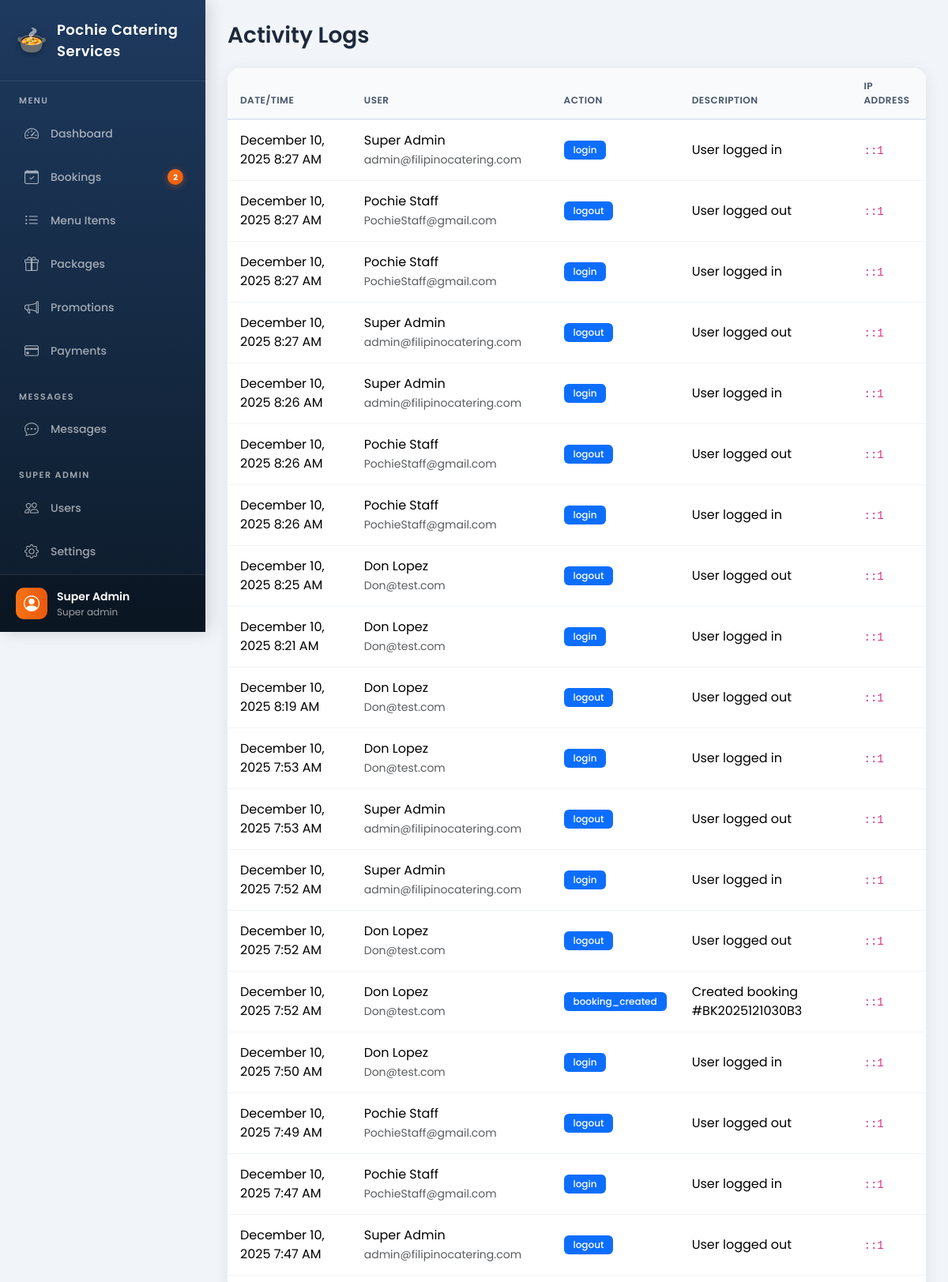
Page /admin/activity-logs.php (signed in, upper part) on the committed database.
### tables this page shows
CREATE TABLE `activity_logs` (
  `id` int(11) NOT NULL,
  `user_id` int(11) DEFAULT NULL,
  `action` varchar(255) DEFAULT NULL,
  `description` text DEFAULT NULL,
  `ip_address` varchar(45) DEFAULT NULL,
  `created_at` timestamp NOT NULL DEFAULT current_timestamp()
);

CREATE TABLE `users` (
  `id` int(11) NOT NULL,
  `email` varchar(100) NOT NULL,
  `password` varchar(255) NOT NULL,
  `first_name` varchar(50) NOT NULL,
  `last_name` varchar(50) NOT NULL,
  `phone` varchar(20) DEFAULT NULL,
  `address` text DEFAULT NULL,
  `role` enum('customer','staff','admin','super_admin') DEFAULT 'customer',
  `profile_image` varchar(255) DEFAULT NULL,
  `is_active` tinyint(1) DEFAULT 1,
  `created_at` timestamp NOT NULL DEFAULT current_timestamp(),
  `updated_at` timestamp NOT NULL DEFAULT current_timestamp() ON UPDATE current_timestamp(),
  `email_verified` tinyint(1) DEFAULT 0
);

### config/functions.php (called while the page is built, shortened)
<?php
function formatDateTime($datetime) {
    return date('F j, Y g:i A', strtotime($datetime));
}
?>

### admin/activity-logs.php (the view, shortened to what this page needs)
<?php
require_once '../config/functions.php';
$logs = $conn->query("SELECT al.*, u.first_name, u.last_name, u.email
                      FROM activity_logs al
                      LEFT JOIN users u ON al.user_id = u.id
                      ORDER BY al.created_at DESC LIMIT 100");
?>
<!DOCTYPE html>
<html lang="en">
<head>
    <link href="https://cdn.jsdelivr.net/npm/bootstrap@5.3.2/dist/css/bootstrap.min.css" rel="stylesheet">
    <link href="https://cdn.jsdelivr.net/npm/bootstrap-icons@1.11.1/font/bootstrap-icons.css" rel="stylesheet">
</head>
<body>
    <?php include 'includes/sidebar.php'; ?>
    <div class="main-content">
        <h3 class="mb-4">Activity Logs</h3>
        <div class="card">
            <div class="card-body p-0">
                <div class="table-responsive">
                    <table class="table table-hover mb-0">
                        <thead class="table-light">
                            <tr>
                                <th>Date/Time</th>
                                <th>User</th>
                                <th>Action</th>
                                <th>Description</th>
                                <th>IP Address</th>
                            </tr>
                        </thead>
                        <tbody>
                            <?php if ($logs && $logs->num_rows > 0): ?>
                            <?php while($log = $logs->fetch_assoc()): ?>
                            <tr>
                                <td><?= formatDateTime($log['created_at']) ?></td>
                                <td>
                                    <?= htmlspecialchars($log['first_name'] . ' ' . $log['last_name']) ?><br>
                                    <small class="text-muted"><?= htmlspecialchars($log['email']) ?></small>
                                </td>
                                <td><span class="badge bg-primary"><?= htmlspecialchars($log['action']) ?></span></td>
                                <td><?= htmlspecialchars($log['description'] ?? '-') ?></td>
                                <td><code><?= htmlspecialchars($log['ip_address']) ?></code></td>
                            </tr>
                            <?php endwhile; ?>
                            <?php else: ?>
                            <tr><td colspan="5" class="text-center text-muted py-4">No activity logs yet</td></tr>
                            <?php endif; ?>
                        </tbody>
                    </table>
                </div>
            </div>
        </div>
    </div>
</body>
</html>

### admin/activity-logs.php (style rules this page uses)
body { font-family: 'Poppins', sans-serif; }

### admin/includes/sidebar.php (style rules this page uses)
:root { --sidebar-bg: linear-gradient(180deg, #1e3a5f 0%, #0d1b2a 100%); --sidebar-width: 260px; --nav-item-hover: rgba(255, 255, 255, 0.1); --nav-item-active: linear-gradient(90deg, #f97316 0%, #ea580c 100%); --accent-color: #f97316; --text-primary: #ffffff; --text-secondary: rgba(255, 255, 255, 0.6); }
* { margin: 0; padding: 0; box-sizing: border-box; }
body { font-family: 'Poppins', sans-serif; background: #f1f5f9; }
.main-content { margin-left: var(--sidebar-width); padding: 28px; min-height: 100vh; background: #f1f5f9; }
.main-content h3 { font-weight: 600; color: #1e293b; margin-bottom: 8px; }
.card { border: none; border-radius: 16px; box-shadow: 0 4px 20px rgba(0, 0, 0, 0.08); overflow: hidden; }
.card-body { padding: 20px; }
.table { margin-bottom: 0; }
.table thead th { background: #f8fafc; border-bottom: 2px solid #e2e8f0; font-weight: 600; color: #475569; text-transform: uppercase; font-size: 12px; letter-spacing: 0.5px; padding: 14px 16px; }
.table tbody td { padding: 14px 16px; vertical-align: middle; border-bottom: 1px solid #f1f5f9; }
.badge { padding: 6px 12px; font-weight: 500; font-size: 12px; border-radius: 6px; }

### rows in the picture
activity_logs: created_at "December 10, 2025 8:27 AM", user.last_name "Super Admin", user.email "admin@filipinocatering.com", action "login", description "User logged in", ip_address "::1"
activity_logs: created_at "December 10, 2025 8:27 AM", user.last_name "Pochie Staff", user.email "PochieStaff@gmail.com", action "logout", description "User logged out", ip_address "::1"
activity_logs: created_at "December 10, 2025 8:27 AM", user.last_name "Pochie Staff", user.email "PochieStaff@gmail.com", action "login", description "User logged in", ip_address "::1"
activity_logs: created_at "December 10, 2025 8:27 AM", user.last_name "Super Admin", user.email "admin@filipinocatering.com", action "logout", description "User logged out", ip_address "::1"
activity_logs: created_at "December 10, 2025 8:26 AM", user.last_name "Super Admin", user.email "admin@filipinocatering.com", action "login", description "User logged in", ip_address "::1"
activity_logs: created_at "December 10, 2025 8:26 AM", user.last_name "Pochie Staff", user.email "PochieStaff@gmail.com", action "logout", description "User logged out", ip_address "::1"
activity_logs: created_at "December 10, 2025 8:26 AM", user.last_name "Pochie Staff", user.email "PochieStaff@gmail.com", action "login", description "User logged in", ip_address "::1"
activity_logs: created_at "December 10, 2025 8:25 AM", user.last_name "Don Lopez", user.email "Don@test.com", action "logout", description "User logged out", ip_address "::1"
activity_logs: created_at "December 10, 2025 8:21 AM", user.last_name "Don Lopez", user.email "Don@test.com", action "login", description "User logged in", ip_address "::1"
activity_logs: created_at "December 10, 2025 8:19 AM", user.last_name "Don Lopez", user.email "Don@test.com", action "logout", description "User logged out", ip_address "::1"
activity_logs: created_at "December 10, 2025 7:53 AM", user.last_name "Don Lopez", user.email "Don@test.com", action "login", description "User logged in", ip_address "::1"
activity_logs: created_at "December 10, 2025 7:53 AM", user.last_name "Super Admin", user.email "admin@filipinocatering.com", action "logout", description "User logged out", ip_address "::1"
activity_logs: created_at "December 10, 2025 7:52 AM", user.last_name "Super Admin", user.email "admin@filipinocatering.com", action "login", description "User logged in", ip_address "::1"
activity_logs: created_at "December 10, 2025 7:52 AM", user.last_name "Don Lopez", user.email "Don@test.com", action "logout", description "User logged out", ip_address "::1"
activity_logs: created_at "December 10, 2025 7:52 AM", user.last_name "Don Lopez", user.email "Don@test.com", action "booking_created", description "Created booking #BK2025121030B3", ip_address "::1"
activity_logs: created_at "December 10, 2025 7:50 AM", user.last_name "Don Lopez", user.email "Don@test.com", action "login", description "User logged in", ip_address "::1"
activity_logs: created_at "December 10, 2025 7:49 AM", user.last_name "Pochie Staff", user.email "PochieStaff@gmail.com", action "logout", description "User logged out", ip_address "::1"
activity_logs: created_at "December 10, 2025 7:47 AM", user.last_name "Pochie Staff", user.email "PochieStaff@gmail.com", action "login", description "User logged in", ip_address "::1"
activity_logs: created_at "December 10, 2025 7:47 AM", user.last_name "Super Admin", user.email "admin@filipinocatering.com", action "logout", description "User logged out", ip_address "::1"

### other values in the picture
$sidebarSiteName "Pochie Catering Services"
$adminNotifs['new_bookings'] "2"
$_SESSION['user_name'] "Super Admin"
str_replace('_', ' ', getUserRole()) "Super admin"
